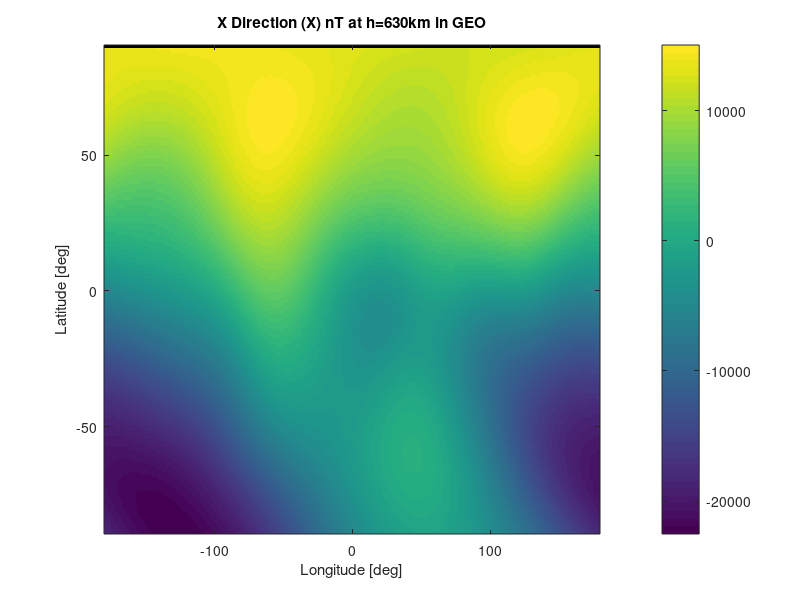
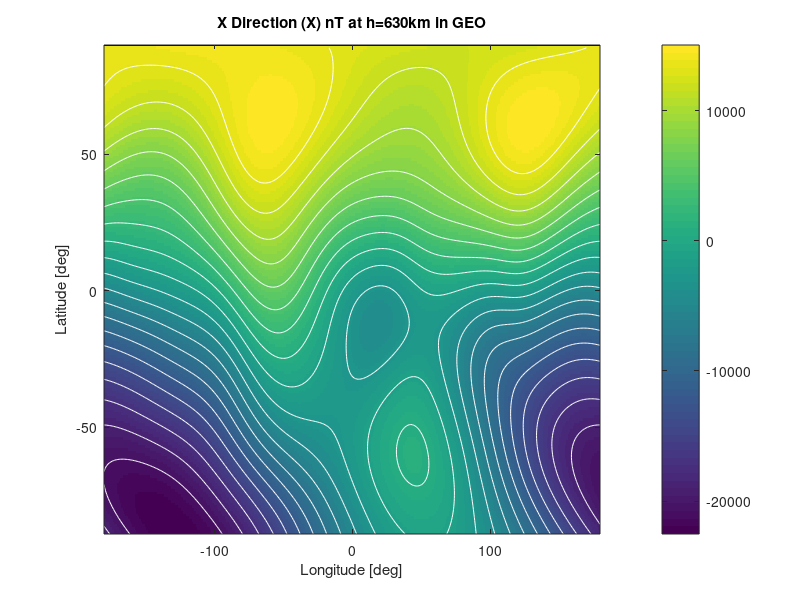
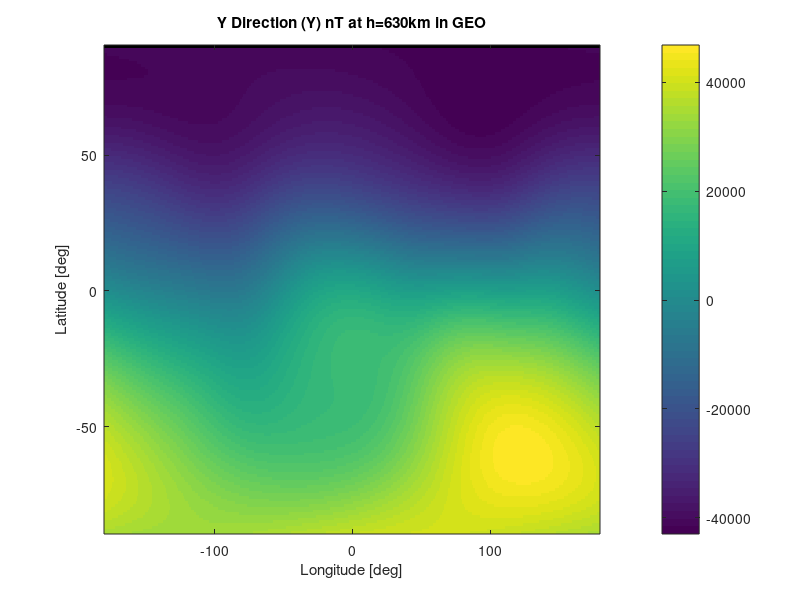
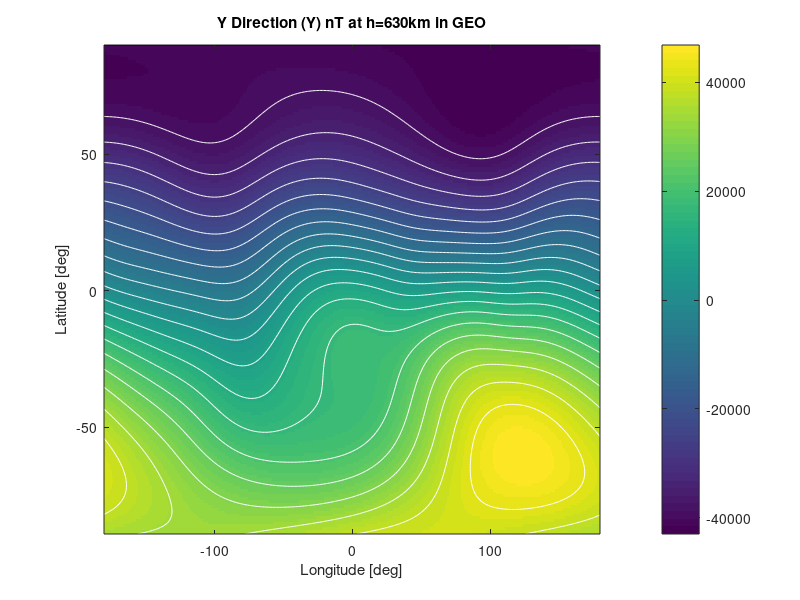

Reproduce these figures in MATLAB, in order.
%-------------------------------------------------------------------------%
%This program use to ploting data Earth Magnetic Field at n-altitude
% in Geocentric Coordinated (GEO), unit in nT
% Plot data magnetic field at x altitude
%   data IGRF12
%   n=13, degree
%   m=0,1,2...,n, orde'
% Source : adabted code with IGRF11 Matlab Code By Charles Rino
%-------------------------------------------------------------------------%
load B_GEO Bx By Bz mB_GEO %load data
%-------------------------------------------------------------------------%
Blong=-180:179;
Blat=-89:90;
LINESPEC='w';
%-------------------------------------------------------------------------%
%-----------------------------X Direction----------------------------%
% without contour line
figure
imagesc([-180:179],[-89:90],Bx') %image scale, B'=transpose(B)
axis xy
colorbar %show color bar
xlabel('Longitude [deg]')
ylabel('Latitude [deg]')
title('X Direction (X) nT at h=630km in GEO')
% with contour line
figure
imagesc(Blong,Blat,Bx')
axis xy
hold on
colorbar
xlabel('Longitude [deg]')
ylabel('Latitude [deg]')
title('X Direction (X) nT at h=630km in GEO')
hold on
[cs,h]=contour(Blong,Blat,Bx',20,LINESPEC); 
%-------------------------------------------------------------------------%
%------------------------------Y Direction-----------------------------%
% without contour line
figure
imagesc([-180:179],[-89:90],By') %image scale, B'=transpose(B)
axis xy
colorbar %show color bar
xlabel('Longitude [deg]')
ylabel('Latitude [deg]')
title('Y Direction (Y) nT at h=630km in GEO')
% with contour line
figure
imagesc(Blong,Blat,By')
axis xy
hold on
colorbar
xlabel('Longitude [deg]')
ylabel('Latitude [deg]')
title('Y Direction (Y) nT at h=630km in GEO')
hold on
[cs,h]=contour(Blong,Blat,By',20,LINESPEC); 
%-------------------------------------------------------------------------%
%------------------------------Z Direction-----------------------------%
% without contour line
figure
imagesc([-180:179],[-89:90],Bz') %image scale, B'=transpose(B)
axis xy
colorbar %show color bar
xlabel('Longitude [deg]')
ylabel('Latitude [deg]')
title('Z Direction (Z) nT at h=630km in GEO')
% with contour line
figure
imagesc(Blong,Blat,Bz')
axis xy
hold on
colorbar
xlabel('Longitude [deg]')
ylabel('Latitude [deg]')
title('Z Direction (Z) nT at h=630km in GEO')
hold on
[cs,h]=contour(Blong,Blat,Bz',20,LINESPEC); 
%-------------------------------------------------------------------------%
%-----------------------------Total Intensity-----------------------------%
% without contour line
figure
imagesc([-180:179],[-89:90],mB_GEO') %image scale, B'=transpose(B)
axis xy
colorbar %show color bar
xlabel('Longitude [deg]')
ylabel('Latitude [deg]')
title('Total Intensity (F) nT at h=630km in GEO')
% with contour line
figure
imagesc(Blong,Blat,mB_GEO')
axis xy
hold on
colorbar
xlabel('Longitude [deg]')
ylabel('Latitude [deg]')
title('Total Intensity (F) nT at h=630km in GEO')
hold on
[cs,h]=contour(Blong,Blat,mB_GEO',20,LINESPEC); 
%-------------------------------------------------------------------------%
%--------------------------------END--------------------------------------%